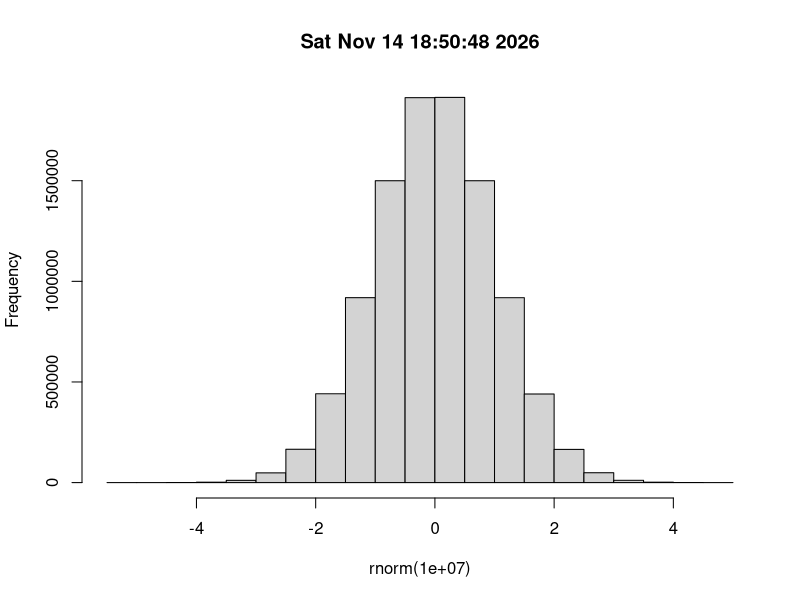

Here is the R script that generated this plot:
## ---- chunk 1
hist(rnorm(1e7), main=date())
